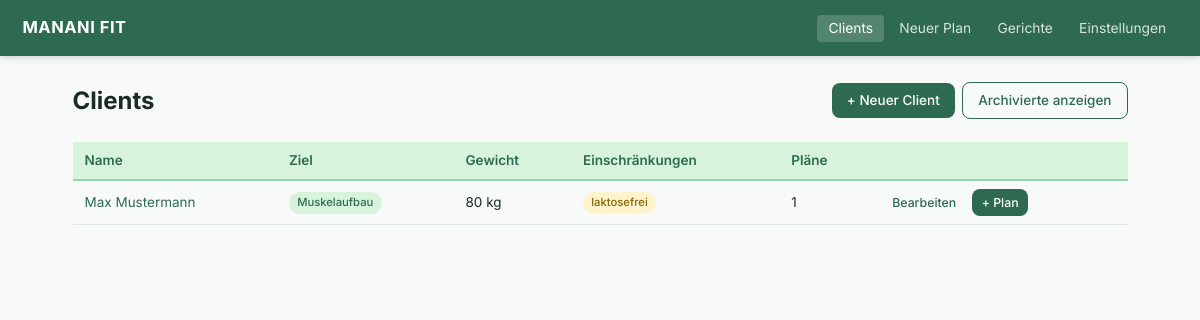
The app's page /clients with its own data.
### models.py (models this page shows, shortened)
class Client(db.Model):
    __tablename__ = "clients"
    __allow_unmapped__ = True
    id: int = db.Column(db.Integer, primary_key=True)
    name: str = db.Column(db.String(120), nullable=False)
    email: str | None = db.Column(db.String(200))
    phone: str | None = db.Column(db.String(50))
    birthdate: date | None = db.Column(db.Date)
    gender: str | None = db.Column(db.String(20))
    weight_kg: float | None = db.Column(db.Float)
    height_cm: float | None = db.Column(db.Float)
    goal: str = db.Column(db.String(30), nullable=False, default="Halten")
    restrictions_text: str | None = db.Column(db.Text)
    restriction_tags: str = db.Column(db.Text, default="[]")
    created_at: datetime = db.Column(db.DateTime, default=datetime.utcnow)
    updated_at: datetime = db.Column(
        db.DateTime, default=datetime.utcnow, onupdate=datetime.utcnow
    )
    is_archived: bool = db.Column(db.Boolean, default=False)
    plans = db.relationship("MealPlan", back_populates="client", lazy="dynamic")
    def get_restriction_tags(self) -> list[str]:
        return json.loads(self.restriction_tags or "[]")

### app.py (the view)
    @app.route("/clients")
    def clients_list():
        show_archived = request.args.get("archived") == "1"
        query = Client.query
        if not show_archived:
            query = query.filter_by(is_archived=False)
        clients = query.order_by(Client.name).all()
        return render_template(
            "clients/list.html", clients=clients, show_archived=show_archived
        )

### templates/clients/list.html (shortened to what this page needs)
{% extends "base.html" %}
{% block content %}
<div class="page-header">
  <h1>Clients</h1>
  <div class="header-actions">
    <a href="{{ url_for('clients_new') }}" class="btn btn--primary">+ Neuer Client</a>
    {% if show_archived %}
      <a href="{{ url_for('clients_list') }}" class="btn btn--ghost">Aktive anzeigen</a>
    {% else %}
      <a href="{{ url_for('clients_list', archived=1) }}" class="btn btn--ghost">Archivierte anzeigen</a>
    {% endif %}
  </div>
</div>
{% if clients %}
  <div class="table-wrap">
    <table class="data-table">
      <thead>
        <tr>
          <th>Name</th>
          <th>Ziel</th>
          <th>Gewicht</th>
          <th>Einschränkungen</th>
          <th>Pläne</th>
          <th></th>
        </tr>
      </thead>
      <tbody>
        {% for c in clients %}
        <tr>
          <td><a href="{{ url_for('clients_detail', client_id=c.id) }}">{{ c.name }}</a></td>
          <td><span class="tag">{{ c.goal }}</span></td>
          <td>{% if c.weight_kg %}{{ c.weight_kg|int }} kg{% else %}—{% endif %}</td>
          <td>
            {% for tag in c.get_restriction_tags() %}
              <span class="tag tag--restriction">{{ tag }}</span>
            {% endfor %}
          </td>
          <td>{{ c.plans.count() }}</td>
          <td class="actions">
            <a href="{{ url_for('clients_edit', client_id=c.id) }}" class="btn btn--sm">Bearbeiten</a>
            <a href="{{ url_for('plans_new', client_id=c.id) }}" class="btn btn--sm btn--primary">+ Plan</a>
          </td>
        </tr>
        {% endfor %}
      </tbody>
    </table>
  </div>
{% else %}
  <p class="empty-hint">Keine Clients gefunden.</p>
{% endif %}
{% endblock %}

### static/css/app.css (style rules this page uses)
:root { --primary: #2D6A4F; --primary-light: #40916C; --secondary: #95D5B2; --secondary-light: #D8F3DC; --bg: #F8FAF9; --surface: #FFFFFF; --border: #E0E8E4; --text: #1A2B24; --text-muted: #6B8C7D; --danger: #C0392B; --warning: #E67E22; --success: #27AE60; --radius: 8px; --shadow: 0 1px 4px rgba(0,0,0,.08); --nav-h: 56px; }
*, *::before, *::after { box-sizing: border-box; margin: 0; padding: 0; }
html { font-size: 15px; }
body { font-family: 'Inter', system-ui, sans-serif; background: var(--bg); color: var(--text); line-height: 1.55; min-height: 100vh; }
a { color: var(--primary); text-decoration: none; }
.page-header { display: flex; align-items: flex-start; justify-content: space-between; gap: 1rem; margin-bottom: 1.5rem; flex-wrap: wrap; }
.page-header h1 { font-size: 1.6rem; font-weight: 700; color: var(--text); }
.header-actions { display: flex; gap: .5rem; flex-wrap: wrap; align-items: center; }
.btn { display: inline-flex; align-items: center; gap: .35rem; padding: .45rem 1rem; border-radius: var(--radius); border: none; cursor: pointer; font-size: .9rem; font-weight: 500; font-family: inherit; transition: filter .15s, opacity .15s; text-decoration: none !important; white-space: nowrap; }
.btn--primary { background: var(--primary); color: white; }
.btn--ghost { background: transparent; color: var(--primary); border: 1px solid var(--primary); }
.btn--sm { padding: .28rem .65rem; font-size: .82rem; }
.table-wrap { overflow-x: auto; }
.data-table { width: 100%; border-collapse: collapse; font-size: .9rem; }
.data-table th { background: var(--secondary-light); color: var(--primary); font-weight: 600; text-align: left; padding: .55rem .8rem; border-bottom: 2px solid var(--secondary); }
.data-table td { padding: .5rem .8rem; border-bottom: 1px solid var(--border); vertical-align: middle; }
.actions { display: flex; gap: .4rem; white-space: nowrap; }
.tag { display: inline-block; padding: .18rem .55rem; border-radius: 99px; font-size: .75rem; font-weight: 500; background: var(--secondary-light); color: var(--primary); }
.tag--restriction { background: #FFF3CD; color: #856404; }

### records on screen
Client: name "Max Mustermann", goal "Muskelaufbau", weight_kg "80", get_restriction_tags "laktosefrei", plans.count "1"
